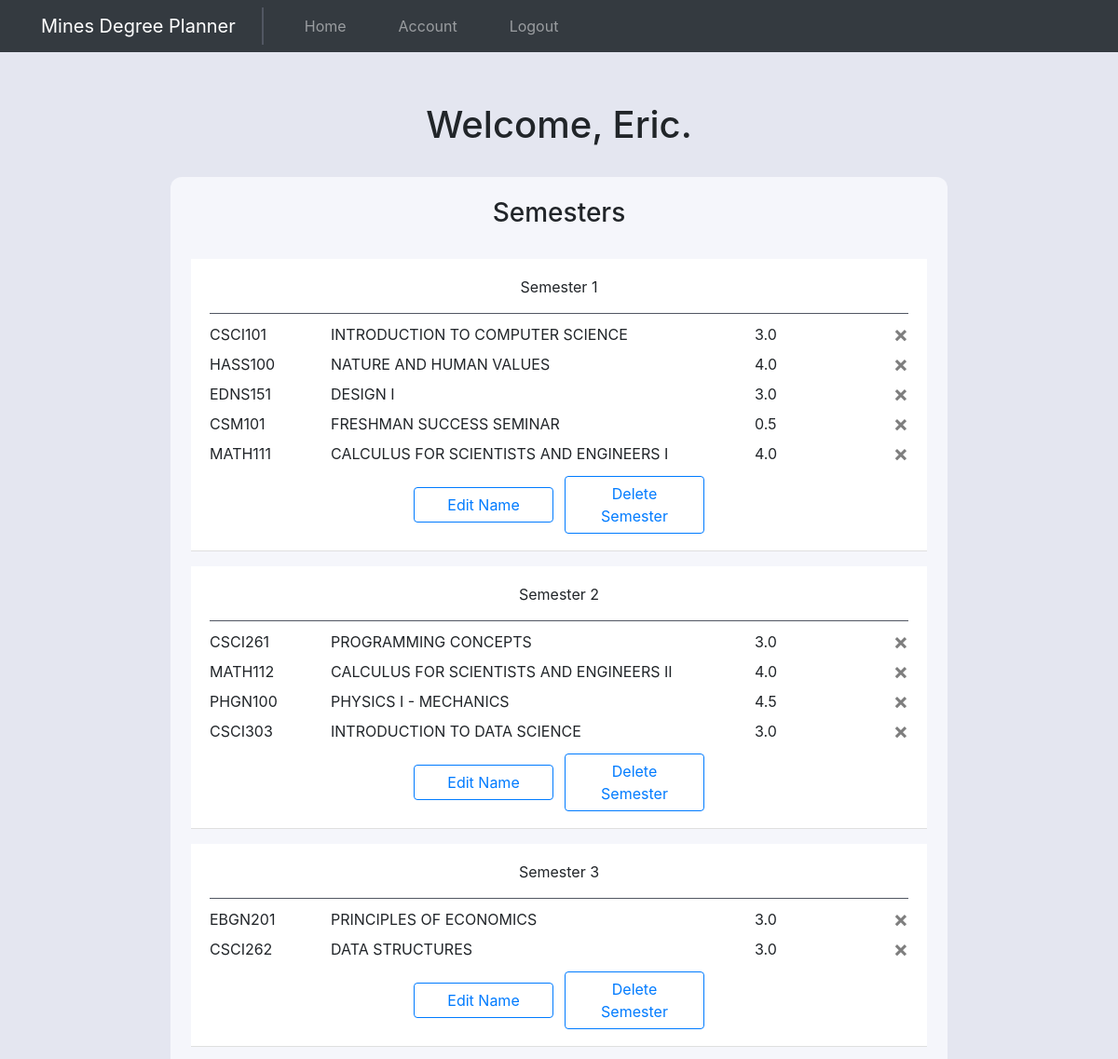
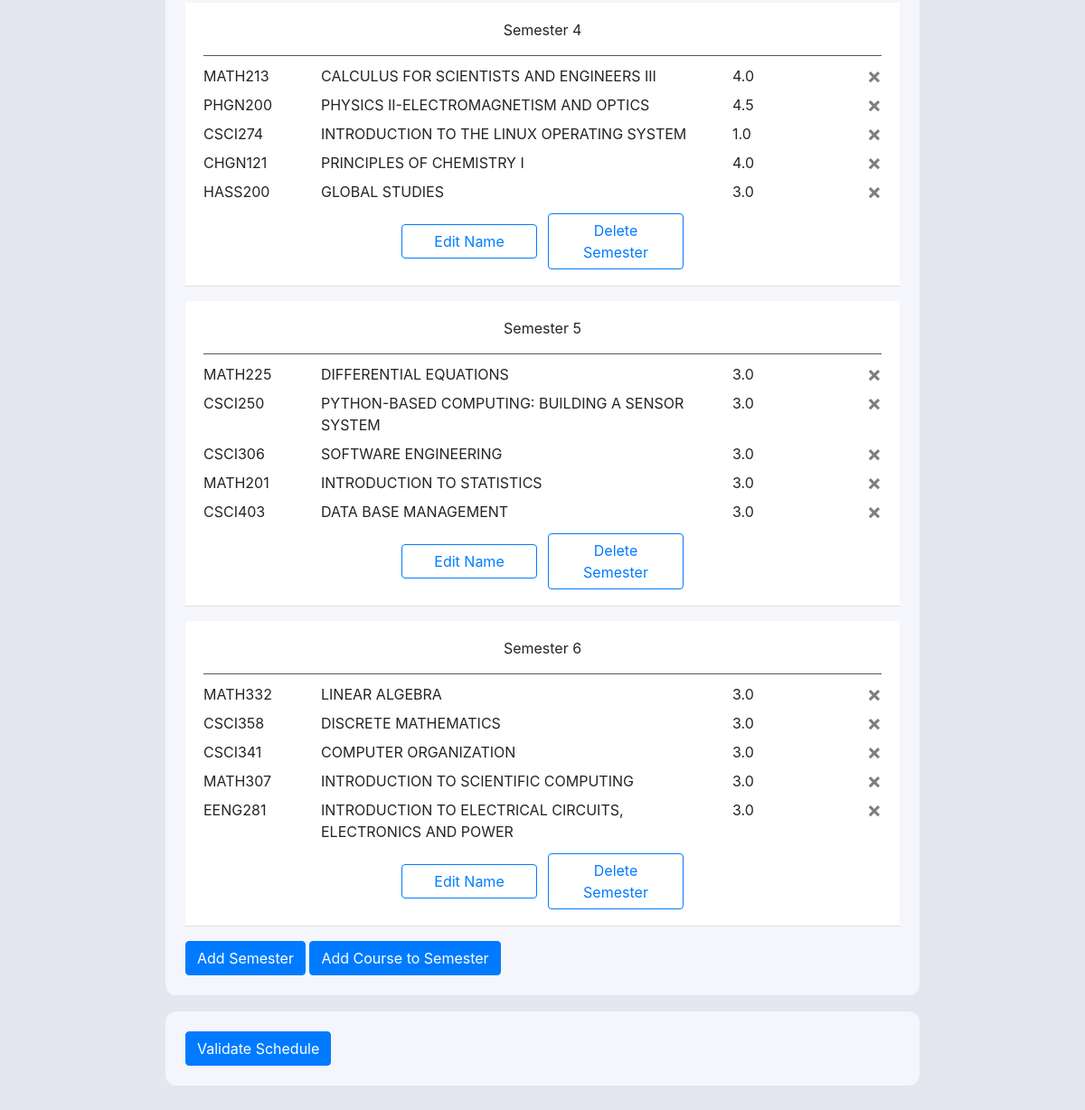
Screenshot of / (signed in) with the database file from the repository (2 pictures, top to bottom).
### website/models.py (models this page shows)
class User(db.Model, UserMixin):
    id = db.Column(db.Integer, primary_key=True)
    cwid = db.Column(db.Integer, unique=True)
    email = db.Column(db.String(150), unique=True)
    password = db.Column(db.String(150))
    first_name = db.Column(db.String(150))
    last_name = db.Column(db.String(150))
    major = db.Column(db.String(150))
    credits_taken = db.Column(db.String(10))
    class_standing = db.Column(db.String(10))
    courses = db.relationship('Course')
    semesters = db.relationship('Semester')
    num_semesters = db.Column(db.Integer)

class Semester(db.Model):
    id = db.Column(db.Integer, primary_key=True)
    semester_name = db.Column(db.String(64))
    user_id = db.Column(db.Integer, db.ForeignKey('user.id'))
    semester_number = db.Column(db.Integer)
    courses = db.relationship('Course')

class Course(db.Model):
    id = db.Column(db.Integer, primary_key=True)
    department = db.Column(db.String(4))
    course_number = db.Column(db.String(3))
    course_name = db.Column(db.String(500))
    credit_hours = db.Column(db.String(10))
    is_taken = db.Column(db.String(5))
    user_id = db.Column(db.Integer, db.ForeignKey('user.id'))
    semester_id = db.Column(db.Integer, db.ForeignKey('semester.id'))

### website/views.py (the view, shortened to what this page needs)
@views.route('/', methods=['GET', 'POST'])
@login_required
def home():
    return render_template("home.html", user=current_user)

### website/__init__.py (called while the page is built)
def create_app():
    app = Flask(__name__)
    app.config['SECRET_KEY'] = 'josiefnapwpawoj'
    app.config['SQLALCHEMY_DATABASE_URI'] = f'sqlite:///{DB_NAME}'
    db.init_app(app)
    from .views import views
    from .auth import auth
    app.register_blueprint(views, url_prefix="/")
    app.register_blueprint(auth, url_prefix="/")
    from .models import User, Course, Semester
    create_database(app)
    login_manager = LoginManager()
    login_manager.login_view = 'auth.login'
    login_manager.init_app(app)
    @login_manager.user_loader
    def load_user(id):
        return User.query.get(int(id))
    return app

### website/templates/home.html (shortened to what this page needs)
{% extends "base.html" %} {% block title %}Home{% endblock %} {% block content%}
<br />
<h1 style="text-align: center; margin-bottom: 32px">
    Welcome, {{user.first_name}}.
</h1>
<section class="semester-form-section">
    <h3 align="center">Semesters</h3>
    <ul class="list-group list-group-flush courses-taken-list" id="notes">
        {% for semester in user.semesters %}
        <li class="list-group-item semester-row">
            <div class="row semester-title-row">
                <div class="col" align="center">
                    Semester {{semester.semester_number}}
                </div>
            </div>
            {% if semester.courses %}
            <div class="padding-above-courses"></div>
            {% endif %}
            {% for course in semester.courses %}
            <div class="row semester-course-entry">
                <div class="col-sm-2">
                    {{course.department}}{{course.course_number}}
                </div>
                <div class="col-md-7">{{course.course_name}}</div>
                <div class="col-sm-2">{{course.credit_hours}}</div>
                <div class="col-sm-1">
                    <button
                        type="button"
                        class="close"
                        onClick="deleteCourseFromSemester({{ course.id }}, {{ semester.id }});"
                    >
                        <span aria-hidden="true">&times;</span>
                    </button>
                </div>
            </div>
            {% endfor %}
            <div class="row">
                <div class="col-sm-12 edit-semester-name-row">
                    <button
                        type="button"
                        class="btn btn-outline-primary edit-semester-name-btn"
                        data-toggle="modal"
                        data-target="#editSemesterNameModal"
                    >
                        Edit Name
                    </button>
                    <button
                        type="button"
                        class="btn btn-outline-primary add-semester-btn delete-semester-btn"
                        onClick="deleteSemester({{ semester.id }})"
                    >
                        <span aria-hidden="true">Delete Semester</span>
                    </button>
                </div>
            </div>
        </li>
        {% endfor %}
    </ul>
    <button
        type="button"
        class="btn btn-primary add-semester-btn"
        onClick="addSemester()"
    >
        <span aria-hidden="true">Add Semester</span>
    </button>
    <button
        type="button"
        class="btn btn-primary add-semester-btn"
        data-toggle="modal"
        data-target="#addCourseModal"
    >
        Add Course to Semester
    </button>
</section>
<section class="validate-semester-section">
    <button
        type="button"
        class="btn btn-primary"
        onClick="validateSchedule( {{ user.id }} );"
    >
        <span aria-hidden="true">Validate Schedule</span>
    </button>
</section>
{% endblock %}

### website/templates/base.html (shortened to what this page needs)
<!DOCTYPE html>
<html lang="en">
    <head>
        <link
            rel="stylesheet"
            href="https://stackpath.bootstrapcdn.com/bootstrap/4.4.1/css/bootstrap.min.css"
        />
        <link
            rel="stylesheet"
            href="https://stackpath.bootstrapcdn.com/font-awesome/4.7.0/css/font-awesome.min.css"
        />
        <link rel="stylesheet" href="../static/style.css" />
    </head>
    <body>
        <nav class="navbar navbar-expand-lg navbar-dark bg-dark">
            <a
                class="navbar-brand nav-item-padding navbar-title"
                href="/"
                id="nav-title"
                >Mines Degree Planner</a
            >
            <div class="collapse navbar-collapse" id="navbar">
                <div class="navbar-nav">
                    {% if user.is_authenticated %}
                    <a
                        href="/"
                        class="nav-item nav-link nav-item-padding"
                        id="home"
                        >Home</a
                    >
                    <a
                        href="/account"
                        class="nav-item nav-link nav-item-padding"
                        id="account"
                        >Account</a
                    >
                    <a
                        href="/logout"
                        class="nav-item nav-link nav-item-padding"
                        id="logout"
                        >Logout</a
                    >
                    {% endif %}
                </div>
            </div>
        </nav>
        <div class="container-sm" id="main-container">
            {% block content %} {% endblock %}
        </div>
    </body>
</html>

### website/static/style.css (style rules this page uses)
:root { --very-light-blue: #f5f6fb; --darker-color: #e4e6f0; }
body { background-color: var(--darker-color); }
.navbar-title { border-right: #515662 0px solid; transition-duration: 300ms !important; }
.nav-item-padding { padding-left: 28px !important; padding-right: 28px !important; }
body { display: flex; flex-direction: column; }
#main-container { padding-top: 30px; margin: auto !important ; align-self: center; justify-self: center; }
.semester-form-section { padding: 22px; border-radius: 12px; background-color: var(--very-light-blue); margin-bottom: 18px; }
.validate-semester-section { padding: 22px; border-radius: 12px; background-color: var(--very-light-blue); margin-bottom: 18px; }
.courses-taken-list { margin-top: 16px; }
.add-semester-btn { margin-top: 16px !important; }
.semester-row { margin-top: 16px; }
.semester-title-row { padding: 6px 0px; }
.padding-above-courses { margin-top: 10px; border-bottom: 0.5px solid #515662; margin-bottom: 10px; }
.semester-course-entry { margin-top: 8px; }
.edit-semester-name-row { display: flex; flex-direction: row; align-items: center; justify-content: center !important; }
.edit-semester-name-btn { align-self: center; justify-self: center; margin-top: 12px !important; margin-bottom: 6px !important; margin-right: 6px; width: 150px; }
.delete-semester-btn { align-self: center; justify-self: center; margin-top: 12px !important; margin-bottom: 6px !important; margin-left: 6px; width: 150px; }
@media screen and (min-width: 576px) { #main-container { width: 72%; } }
@media screen and (min-width: 992px) { .navbar-title { border-right: #515662 2px solid; transition-duration: 300ms !important; } }

### rows the page displays
User: first_name "Eric"
Semester: semester_number "1"
Course: department "CSCI", course_number "101", course_name "INTRODUCTION TO COMPUTER SCIENCE", credit_hours "3.0"
Course: department "HASS", course_number "100", course_name "NATURE AND HUMAN VALUES", credit_hours "4.0"
Course: department "EDNS", course_number "151", course_name "DESIGN I", credit_hours "3.0"
Course: department "CSM", course_number "101", course_name "FRESHMAN SUCCESS SEMINAR", credit_hours "0.5"
Course: department "MATH", course_number "111", course_name "CALCULUS FOR SCIENTISTS AND ENGINEERS I", credit_hours "4.0"
Semester: semester_number "2"
Course: department "CSCI", course_number "261", course_name "PROGRAMMING CONCEPTS", credit_hours "3.0"
Course: department "MATH", course_number "112", course_name "CALCULUS FOR SCIENTISTS AND ENGINEERS II", credit_hours "4.0"
Course: department "PHGN", course_number "100", course_name "PHYSICS I - MECHANICS", credit_hours "4.5"
Course: department "CSCI", course_number "303", course_name "INTRODUCTION TO DATA SCIENCE", credit_hours "3.0"
Semester: semester_number "3"
Course: department "EBGN", course_number "201", course_name "PRINCIPLES OF ECONOMICS", credit_hours "3.0"
Course: department "CSCI", course_number "262", course_name "DATA STRUCTURES", credit_hours "3.0"
Semester: semester_number "4"
Course: department "MATH", course_number "213", course_name "CALCULUS FOR SCIENTISTS AND ENGINEERS III", credit_hours "4.0"
Course: department "PHGN", course_number "200", course_name "PHYSICS II-ELECTROMAGNETISM AND OPTICS", credit_hours "4.5"
Course: department "CSCI", course_number "274", course_name "INTRODUCTION TO THE LINUX OPERATING SYSTEM", credit_hours "1.0"
Course: department "CHGN", course_number "121", course_name "PRINCIPLES OF CHEMISTRY I", credit_hours "4.0"
Course: department "HASS", course_number "200", course_name "GLOBAL STUDIES", credit_hours "3.0"
Semester: semester_number "5"
Course: department "MATH", course_number "225", course_name "DIFFERENTIAL EQUATIONS", credit_hours "3.0"
Course: department "CSCI", course_number "250", course_name "PYTHON-BASED COMPUTING: BUILDING A SENSOR SYSTEM", credit_hours "3.0"
Course: department "CSCI", course_number "306", course_name "SOFTWARE ENGINEERING", credit_hours "3.0"
Course: department "MATH", course_number "201", course_name "INTRODUCTION TO STATISTICS", credit_hours "3.0"
Course: department "CSCI", course_number "403", course_name "DATA BASE MANAGEMENT", credit_hours "3.0"
Semester: semester_number "6"
Course: department "MATH", course_number "332", course_name "LINEAR ALGEBRA", credit_hours "3.0"
Course: department "CSCI", course_number "358", course_name "DISCRETE MATHEMATICS", credit_hours "3.0"
Course: department "CSCI", course_number "341", course_name "COMPUTER ORGANIZATION", credit_hours "3.0"
Course: department "MATH", course_number "307", course_name "INTRODUCTION TO SCIENTIFIC COMPUTING", credit_hours "3.0"
Course: department "EENG", course_number "281", course_name "INTRODUCTION TO ELECTRICAL CIRCUITS, ELECTRONICS AND POWER", credit_hours "3.0"
